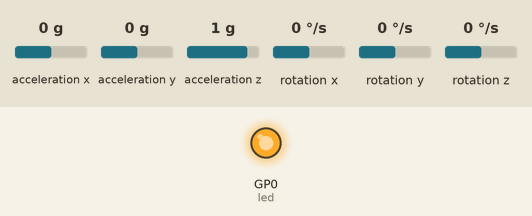
Simulated run of this program. Board: Raspberry Pi Pico running CircuitPython. Shown: output pins drawn as LEDs (lit = HIGH). Inputs (shaded band) come from the test bench; at power-on: acceleration z 1 g, acceleration x 0 g, acceleration y 0 g, rotation x 0 °/s, rotation y 0 °/s, rotation z 0 °/s. Files the program writes start out absent.

Above: at 1.2 s.
1.3 s: acceleration z set to 0.8 g
At 2.1 s:
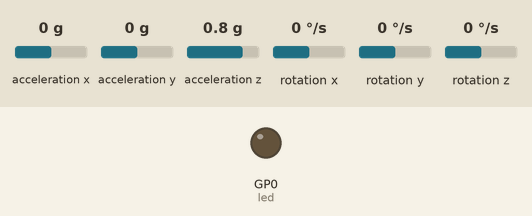
3.0 s: acceleration z set to 1.4 g
At 3.7 s:
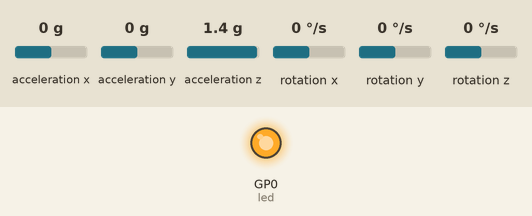
4.5 s: acceleration z set to -1.4 g
At 5.3 s:
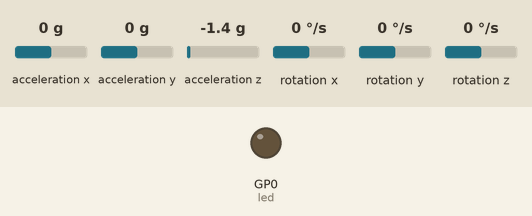
Timing chart, 0 to 7.5 s (numbered marks = the images above; inputs shaded):
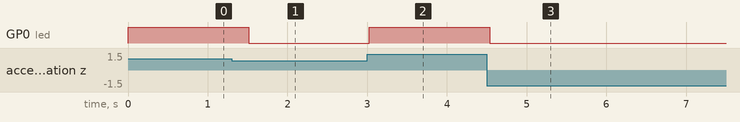

The program:

Data_Part_1.py
```python
# type: ignore
import adafruit_mpu6050 #import Variables
import busio
import board
import time
import digitalio

led = digitalio.DigitalInOut(board.GP0) #sets LED pin
led.direction = digitalio.Direction.OUTPUT

sda_pin = board.GP14    #sets SDA and SCL
scl_pin = board.GP15
i2c = busio.I2C(scl_pin, sda_pin)
mpu = adafruit_mpu6050.MPU6050(i2c)
tilt = False


while True:
    with open("/data.csv", "a") as datalog:
        if mpu.acceleration[2] < 9:
            led.value = False
            tilt = False
        else:
            led.value = True
            tilt = True
        Timeprint = time.monotonic()
        datalog.write(f"{float(Timeprint)},{mpu.gyro[0],3},{mpu.gyro[1],3},{mpu.gyro[2],3},{mpu.acceleration[2]},{tilt}\n")
        datalog.flush()
        time.sleep(0.25)
```

Measured:
- the behaviour switches between 1 and 0.9 g on acceleration z (found by bisection; images 0 and 1)
- after the input at 1.3 s, GP0 (led): HIGH → LOW after 0.21 s
- after the input at 3.0 s, GP0 (led): LOW → HIGH at once
- after the input at 4.5 s, GP0 (led): HIGH → LOW at once
